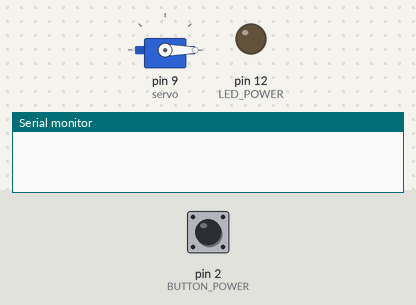
A sketch run on a simulated Arduino Uno, built with avr-gcc and run on an emulated ATmega328P. On the bench: servo, output pins drawn as LEDs (lit = HIGH), the last lines printed to the serial monitor. The inputs (shaded band) are chosen by the test bench; at power-on: pin 2 (BUTTON_POWER) LOW.

Above: at 1.2 s.
1.3 s: pin 2 (BUTTON_POWER) pulled HIGH for 0.15 s
At 1.8 s:
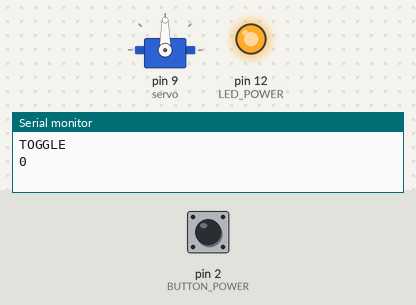
5.3 s: pin 2 (BUTTON_POWER) pulled HIGH for 1 s
At 7.3 s:
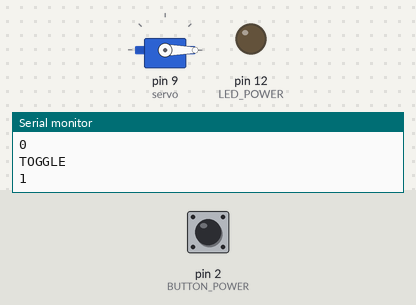
7.8 s: pin 2 (BUTTON_POWER) pulled HIGH for 3.2 s
At 12.1 s:
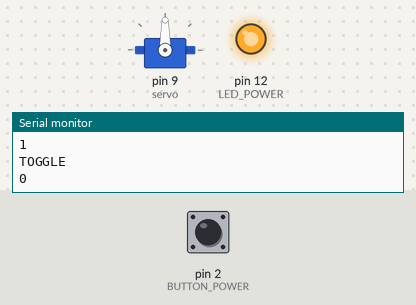
Timing chart, 0 to 13.5 s (numbered marks = the images above; inputs shaded):
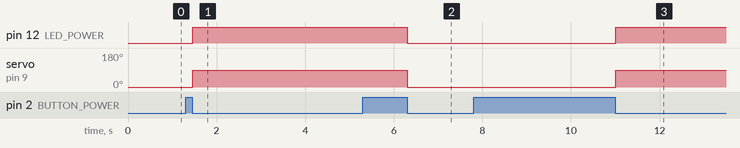

Measured:
- after the input at 1.3 s, pin 12 (LED_POWER): LOW → HIGH after 0.16 s; servo on pin 9 (servo): 0° → 90° after 0.16 s
- after the input at 5.3 s, pin 12 (LED_POWER): HIGH → LOW after 1.0 s; servo on pin 9 (servo): 90° → 0° after 1.0 s
- after the input at 7.8 s, pin 12 (LED_POWER): LOW → HIGH after 3.2 s; servo on pin 9 (servo): 0° → 90° after 3.2 s

The sketch:

energyprotector-smartswitch-prototype.ino
```cpp
#include <SoftwareSerial.h>
#include <Servo.h>

#define LED_POWER 12
#define BUTTON_POWER 2

Servo servo;

volatile byte state = LOW;

void setup() {
  pinMode(LED_POWER, OUTPUT);
  pinMode(BUTTON_POWER, INPUT);
  attachInterrupt(digitalPinToInterrupt(BUTTON_POWER), powerToggle, FALLING);

  servo.attach(9);
  Serial.begin(9600);
}

void loop() {
  digitalWrite(LED_POWER, state);
  servo.write(0 + 90 * state);

  String str;

  if (Serial.available()) {
    str = Serial.readString();
    Serial.println("'" + str + "'");
  }

  if (str == "t\r\n") {
    state = !state;
  }
}

void powerToggle() {
  // prevent chattering
  delayMicroseconds(400000);
  if (digitalRead(BUTTON_POWER) != LOW) return;
  Serial.println("TOGGLE");

  Serial.println(state);

  state = !state;
}
```
